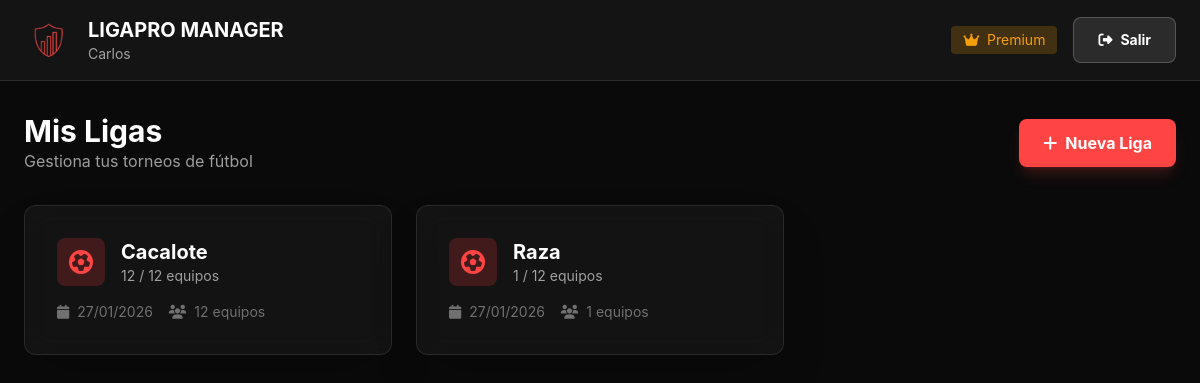
Page /dashboard (signed in) on the committed database.
### app.py (models this page shows)
class User(UserMixin, db.Model):
    __tablename__ = 'users'
    id = db.Column(db.String(36), primary_key=True, default=lambda: str(uuid.uuid4()))
    email = db.Column(db.String(120), unique=True, nullable=False)
    password = db.Column(db.String(255), nullable=False)
    name = db.Column(db.String(100), nullable=False)
    role = db.Column(db.String(20), default='owner')  # owner or captain
    is_premium = db.Column(db.Boolean, default=False)
    team_id = db.Column(db.String(36), db.ForeignKey('teams.id'), nullable=True)
    created_at = db.Column(db.DateTime, default=lambda: datetime.now(timezone.utc))
    leagues = db.relationship('League', backref='owner', lazy=True, foreign_keys='League.user_id')

class League(db.Model):
    __tablename__ = 'leagues'
    id = db.Column(db.String(36), primary_key=True, default=lambda: str(uuid.uuid4()))
    name = db.Column(db.String(100), nullable=False)
    user_id = db.Column(db.String(36), db.ForeignKey('users.id'), nullable=False)
    max_teams = db.Column(db.Integer, default=12)
    win_points = db.Column(db.Integer, default=3)
    draw_points = db.Column(db.Integer, default=1)
    loss_points = db.Column(db.Integer, default=0)
    playoff_mode = db.Column(db.String(20), nullable=True)
    playoff_bye_teams = db.Column(db.Text, nullable=True)  # JSON string of team IDs
    created_at = db.Column(db.DateTime, default=lambda: datetime.now(timezone.utc))
    teams = db.relationship('Team', backref='league', lazy=True, cascade='all, delete-orphan')
    matches = db.relationship('Match', backref='league', lazy=True, cascade='all, delete-orphan')

### app.py (the view)
@app.route('/dashboard')
@login_required
@owner_required
def dashboard():
    leagues = League.query.filter_by(user_id=current_user.id).all()
    return render_template('dashboard.html', leagues=leagues)

### app.py (called while the page is built)
@login_manager.user_loader
def load_user(user_id):
    return User.query.get(user_id)

def owner_required(f):
    @wraps(f)
    def decorated_function(*args, **kwargs):
        if current_user.role != 'owner':
            flash('Acceso denegado. Solo para administradores.', 'danger')
            return redirect(url_for('captain_dashboard'))
        return f(*args, **kwargs)
    return decorated_function

### templates/dashboard.html (shortened to what this page needs)
{% extends "base.html" %}
{% block content %}
<div class="min-h-screen">
    <header class="bg-card border-b border-white/10">
        <div class="max-w-7xl mx-auto px-6 py-4">
            <div class="flex justify-between items-center">
                <div class="flex items-center gap-4">
                    <img src="{{ url_for('static', filename='LigaPro_Manager.png') }}" alt="Logo"
                        class="w-12 h-12 object-contain">
                    <div>
                        <h1 class="text-xl font-bold">LIGAPRO MANAGER</h1>
                        <p class="text-white/60 text-sm">{{ current_user.name }}</p>
                    </div>
                </div>
                <div class="flex items-center gap-4">
                    {% if current_user.is_premium %}
                    <span class="bg-warning/20 text-warning px-3 py-1 rounded text-sm">
                        <i class="fas fa-crown mr-1"></i> Premium
                    </span>
                    {% else %}
                    <a href="{{ url_for('premium') }}" class="text-warning hover:text-warning/80 text-sm">
                        <i class="fas fa-crown mr-1"></i> Obtener Premium
                    </a>
                    {% endif %}
                    <a href="{{ url_for('logout') }}" class="btn-secondary text-sm">
                        <i class="fas fa-sign-out-alt mr-2"></i>Salir
                    </a>
                </div>
            </div>
        </div>
    </header>
    <main class="max-w-7xl mx-auto px-6 py-8">
        <div class="flex justify-between items-center mb-8">
            <div>
                <h2 class="text-3xl font-bold">Mis Ligas</h2>
                <p class="text-white/60">Gestiona tus torneos de fútbol</p>
            </div>
            <a href="{{ url_for('create_league') }}" class="btn-primary">
                <i class="fas fa-plus mr-2"></i>Nueva Liga
            </a>
        </div>
        {% if leagues %}
        <div class="grid grid-cols-1 md:grid-cols-2 lg:grid-cols-3 gap-6">
            {% for league in leagues %}
            <a href="{{ url_for('league_detail', league_id=league.id) }}"
                class="card hover:border-primary/50 transition-colors group">
                <div class="flex items-center gap-4 mb-4">
                    <div
                        class="w-12 h-12 bg-primary/20 rounded-lg flex items-center justify-center group-hover:bg-primary/30 transition-colors">
                        <i class="fas fa-futbol text-2xl text-primary"></i>
                    </div>
                    <div>
                        <h3 class="text-xl font-bold">{{ league.name }}</h3>
                        <p class="text-white/60 text-sm">{{ league.teams|length }} / {{ league.max_teams }} equipos</p>
                    </div>
                </div>
                <div class="flex items-center gap-4 text-sm text-white/40">
                    <span><i class="fas fa-calendar mr-1"></i> {{ league.created_at.strftime('%d/%m/%Y') }}</span>
                    <span><i class="fas fa-users mr-1"></i> {{ league.teams|length }} equipos</span>
                </div>
            </a>
            {% endfor %}
        </div>
        {% endif %}
    </main>
</div>
{% endblock %}

### templates/base.html (style rules this page uses)
body { background-color: #0A0A0A; color: white; font-family: 'Inter', system-ui, sans-serif; }
.btn-primary { @apply bg-primary hover:bg-red-600 text-white font-bold py-3 px-6 rounded-lg transition-all transform hover:scale-105 shadow-lg shadow-red-500/20; }
.btn-secondary { @apply bg-white/10 hover:bg-white/20 text-white font-bold py-3 px-6 rounded-lg border border-white/20 transition-all hover:border-white/40; }
.card { @apply bg-card/90 backdrop-blur-md border border-white/10 rounded-xl p-8 shadow-2xl; }

### rows in the picture
User: name "Carlos"
League: name "Cacalote", teams|length "12", max_teams "12", created_at "27/01/2026"
League: name "Raza", teams|length "1", max_teams "12", created_at "27/01/2026"
